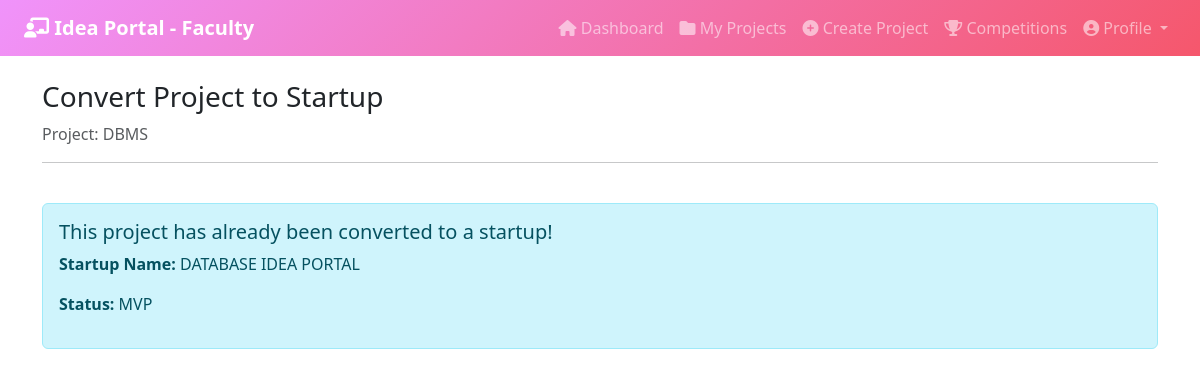
/faculty/project/1/convert-startup (signed in), run on the app's committed database.
### backend/database/models.py (models this page shows, shortened)
class ResearchProject(db.Model):
    __tablename__ = 'research_project'
    project_id = db.Column(db.Integer, primary_key=True)
    faculty_id = db.Column(db.Integer, db.ForeignKey('person.person_id'))
    project_title = db.Column(db.String(200), nullable=False)
    project_description = db.Column(db.Text)
    domain = db.Column(db.String(100))
    department = db.Column(db.String(100))
    required_skills = db.Column(db.Text)  # Comma-separated skills
    team_size = db.Column(db.Integer)
    start_date = db.Column(db.Date)
    end_date = db.Column(db.Date)
    project_status = db.Column(db.String(50), default='Proposed')  # Proposed / Ongoing / Completed / On Hold
    iic_registration_status = db.Column(db.String(50))
    project_level = db.Column(db.String(50))
    program_location = db.Column(db.String(100))
    is_approved = db.Column(db.Boolean, default=False)
    is_startup_converted = db.Column(db.Boolean, default=False)  # Track if converted to startup
    created_at = db.Column(db.DateTime, default=datetime.utcnow)
    updated_at = db.Column(db.DateTime, default=datetime.utcnow, onupdate=datetime.utcnow)

class Startup(db.Model):
    __tablename__ = 'startup'
    startup_id = db.Column(db.Integer, primary_key=True)
    project_id = db.Column(db.Integer, db.ForeignKey('research_project.project_id'), unique=True)
    startup_name = db.Column(db.String(200), nullable=False)
    registration_number = db.Column(db.String(100))
    revenue_generated = db.Column(db.Float, default=0)
    development_status = db.Column(db.String(100), default='Idea')  # Idea / MVP / Beta / Live / Growth
    fund_amount = db.Column(db.Float, default=0)
    created_at = db.Column(db.DateTime, default=datetime.utcnow)
    updated_at = db.Column(db.DateTime, default=datetime.utcnow, onupdate=datetime.utcnow)

### backend/faculty/routes.py (the view, shortened to what this page needs)
@faculty_bp.route('/project/<int:project_id>/convert-startup', methods=['GET', 'POST'])
@login_required
@role_required('Faculty')
def convert_to_startup(project_id):
    project = ResearchProject.query.get(project_id)
    if not project or project.faculty_id != session['user_id']:
        return "Unauthorized or Project not found", 404
    existing_startup = Startup.query.filter_by(project_id=project_id).first()
    return render_template('faculty/convert_startup.html',
                         project=project,
                         existing_startup=existing_startup)

### frontend/templates/faculty/convert_startup.html (shortened to what this page needs)
{% extends "base.html" %}
{% block content %}
<div class="row mb-4">
    <div class="col-md-12">
        <h3>Convert Project to Startup</h3>
        <p class="text-muted">Project: {{ project.project_title }}</p>
        <hr>
    </div>
</div>
{% if existing_startup %}
<div class="alert alert-info">
    <h5>This project has already been converted to a startup!</h5>
    <p><strong>Startup Name:</strong> {{ existing_startup.startup_name }}</p>
    <p><strong>Status:</strong> {{ existing_startup.development_status }}</p>
</div>
{% endif %}
{% endblock %}

### data on the page
ResearchProject: project_title "DBMS"
Startup: startup_name "DATABASE IDEA PORTAL", development_status "MVP"
